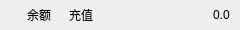
<?xml version="1.0" encoding="UTF-8"?>
<ui version="4.0">
 <class>MoneyInfoItem</class>
 <widget class="QWidget" name="MoneyInfoItem">
  <property name="geometry">
   <rect>
    <x>0</x>
    <y>0</y>
    <width>240</width>
    <height>30</height>
   </rect>
  </property>
  <property name="windowTitle">
   <string notr="true">MoneyInfoItem</string>
  </property>
  <property name="styleSheet">
   <string notr="true">#btn_item{border-radius:3px;}</string>
  </property>
  <layout class="QVBoxLayout" name="verticalLayout">
   <property name="leftMargin">
    <number>0</number>
   </property>
   <property name="topMargin">
    <number>0</number>
   </property>
   <property name="rightMargin">
    <number>0</number>
   </property>
   <property name="bottomMargin">
    <number>0</number>
   </property>
   <item>
    <widget class="QWidget" name="widget_base" native="true">
     <property name="minimumSize">
      <size>
       <width>0</width>
       <height>30</height>
      </size>
     </property>
     <layout class="QHBoxLayout" name="horizontalLayout_6">
      <property name="spacing">
       <number>10</number>
      </property>
      <property name="leftMargin">
       <number>10</number>
      </property>
      <property name="topMargin">
       <number>5</number>
      </property>
      <property name="rightMargin">
       <number>10</number>
      </property>
      <property name="bottomMargin">
       <number>5</number>
      </property>
      <item>
       <widget class="QLabel" name="label_icon">
        <property name="text">
         <string/>
        </property>
        <property name="pixmap">
         <pixmap resource="../../../themes/green/green.qrc">:/images/userInfo/icon_balance_n.png</pixmap>
        </property>
        <property name="scaledContents">
         <bool>false</bool>
        </property>
       </widget>
      </item>
      <item>
       <widget class="QLabel" name="label_name">
        <property name="minimumSize">
         <size>
          <width>0</width>
          <height>20</height>
         </size>
        </property>
        <property name="text">
         <string>余额</string>
        </property>
        <property name="alignment">
         <set>Qt::AlignCenter</set>
        </property>
       </widget>
      </item>
      <item>
       <widget class="QPushButton" name="btn_item">
        <property name="sizePolicy">
         <sizepolicy hsizetype="Preferred" vsizetype="Fixed">
          <horstretch>0</horstretch>
          <verstretch>0</verstretch>
         </sizepolicy>
        </property>
        <property name="minimumSize">
         <size>
          <width>40</width>
          <height>20</height>
         </size>
        </property>
        <property name="maximumSize">
         <size>
          <width>70</width>
          <height>22</height>
         </size>
        </property>
        <property name="cursor">
         <cursorShape>PointingHandCursor</cursorShape>
        </property>
        <property name="text">
         <string>充值</string>
        </property>
        <property name="autoDefault">
         <bool>false</bool>
        </property>
        <property name="default">
         <bool>false</bool>
        </property>
       </widget>
      </item>
      <item>
       <spacer name="horizontalSpacer_2">
        <property name="orientation">
         <enum>Qt::Horizontal</enum>
        </property>
        <property name="sizeHint" stdset="0">
         <size>
          <width>40</width>
          <height>20</height>
         </size>
        </property>
       </spacer>
      </item>
      <item>
       <widget class="Label" name="label_value">
        <property name="minimumSize">
         <size>
          <width>0</width>
          <height>20</height>
         </size>
        </property>
        <property name="text">
         <string notr="true">0.0</string>
        </property>
        <property name="alignment">
         <set>Qt::AlignLeading|Qt::AlignLeft|Qt::AlignVCenter</set>
        </property>
       </widget>
      </item>
     </layout>
    </widget>
   </item>
  </layout>
 </widget>
 <layoutdefault spacing="6" margin="11"/>
 <customwidgets>
  <customwidget>
   <class>Label</class>
   <extends>QLabel</extends>
   <header>UI/Widgets/Label.h</header>
  </customwidget>
 </customwidgets>
 <resources>
  <include location="../../../themes/green/green.qrc"/>
  <include location="../../../themes/green/green.qrc"/>
 </resources>
 <connections/>
</ui>
